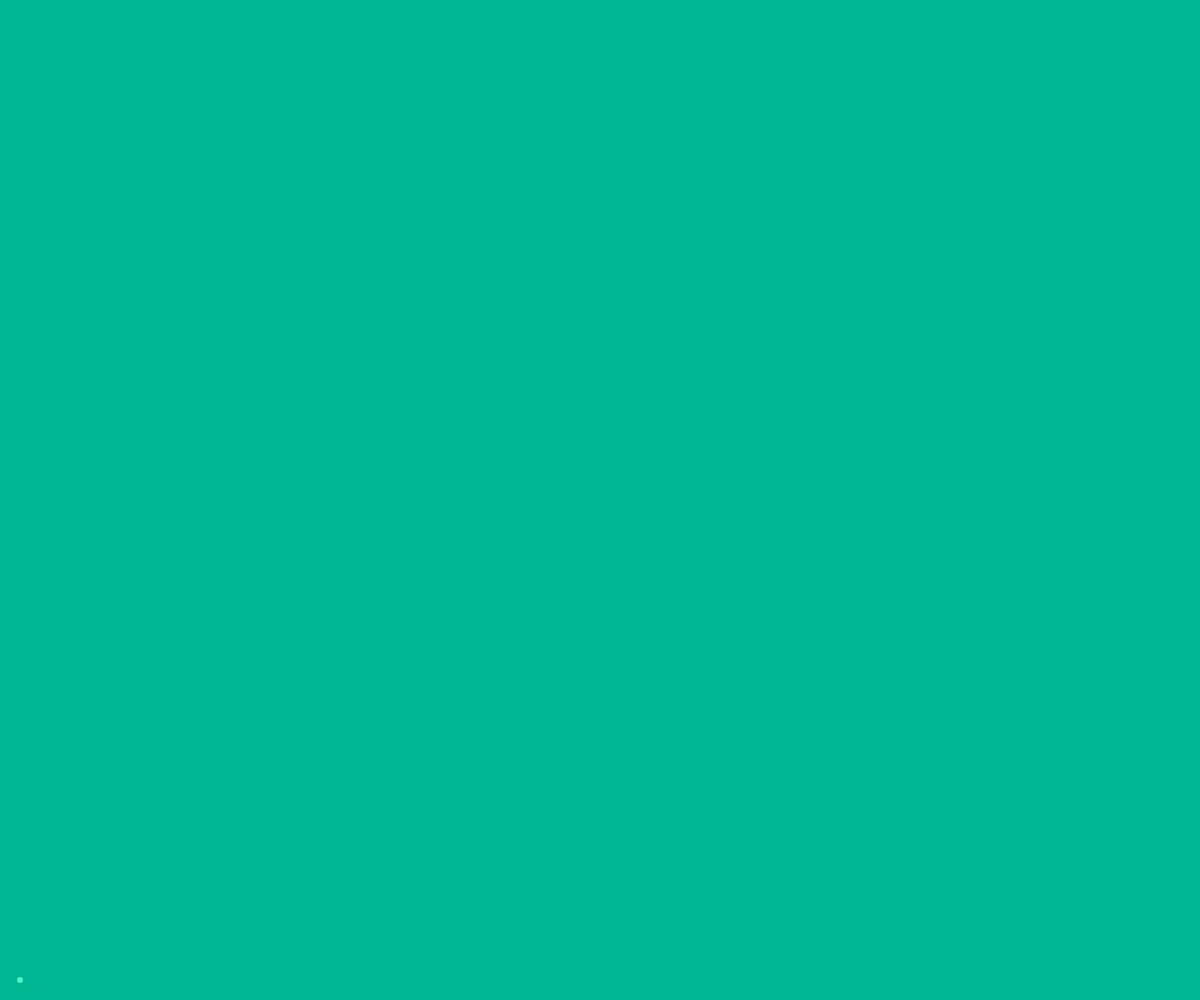
Frame 1 (no input)
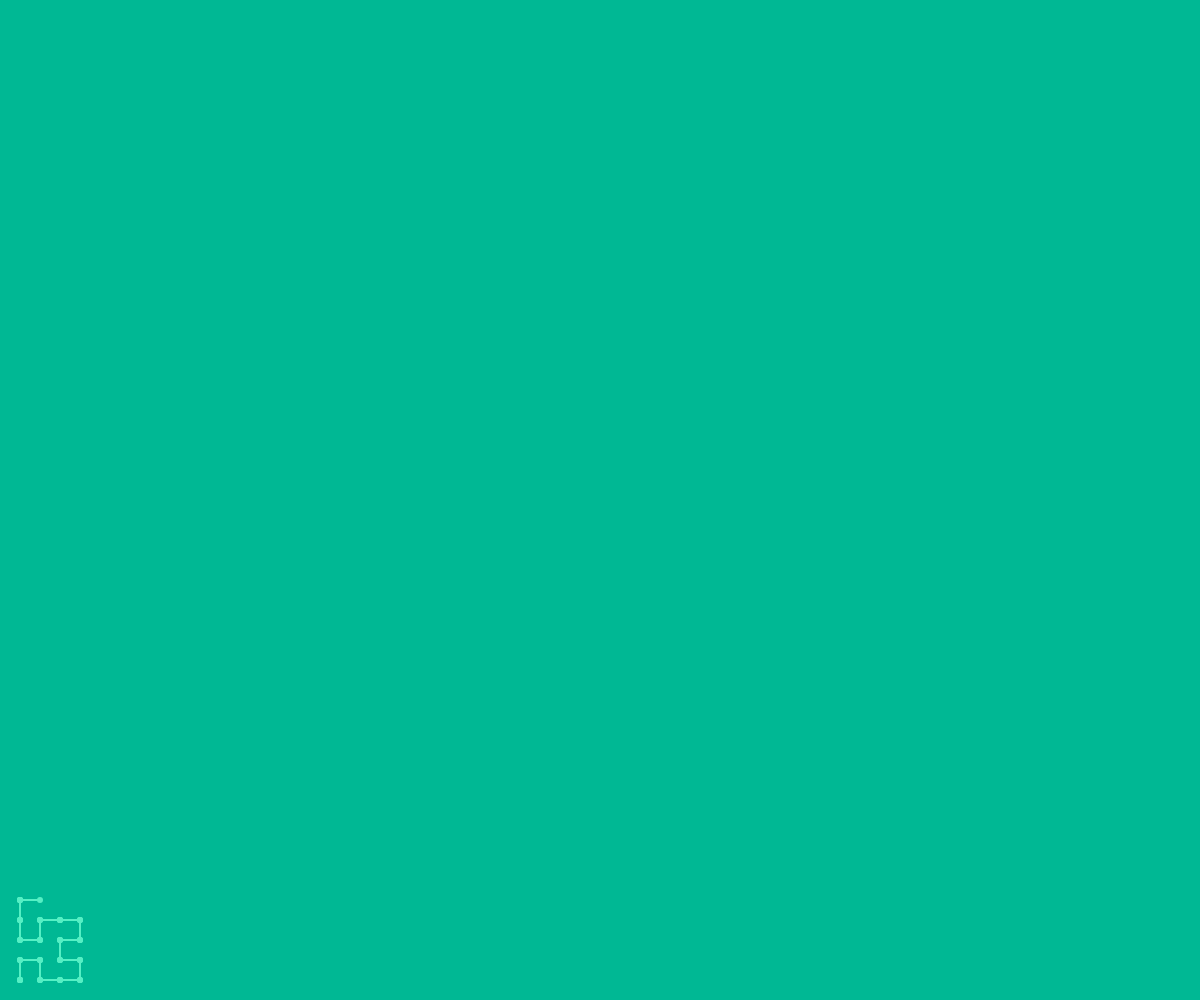
Frame 60 (no input)
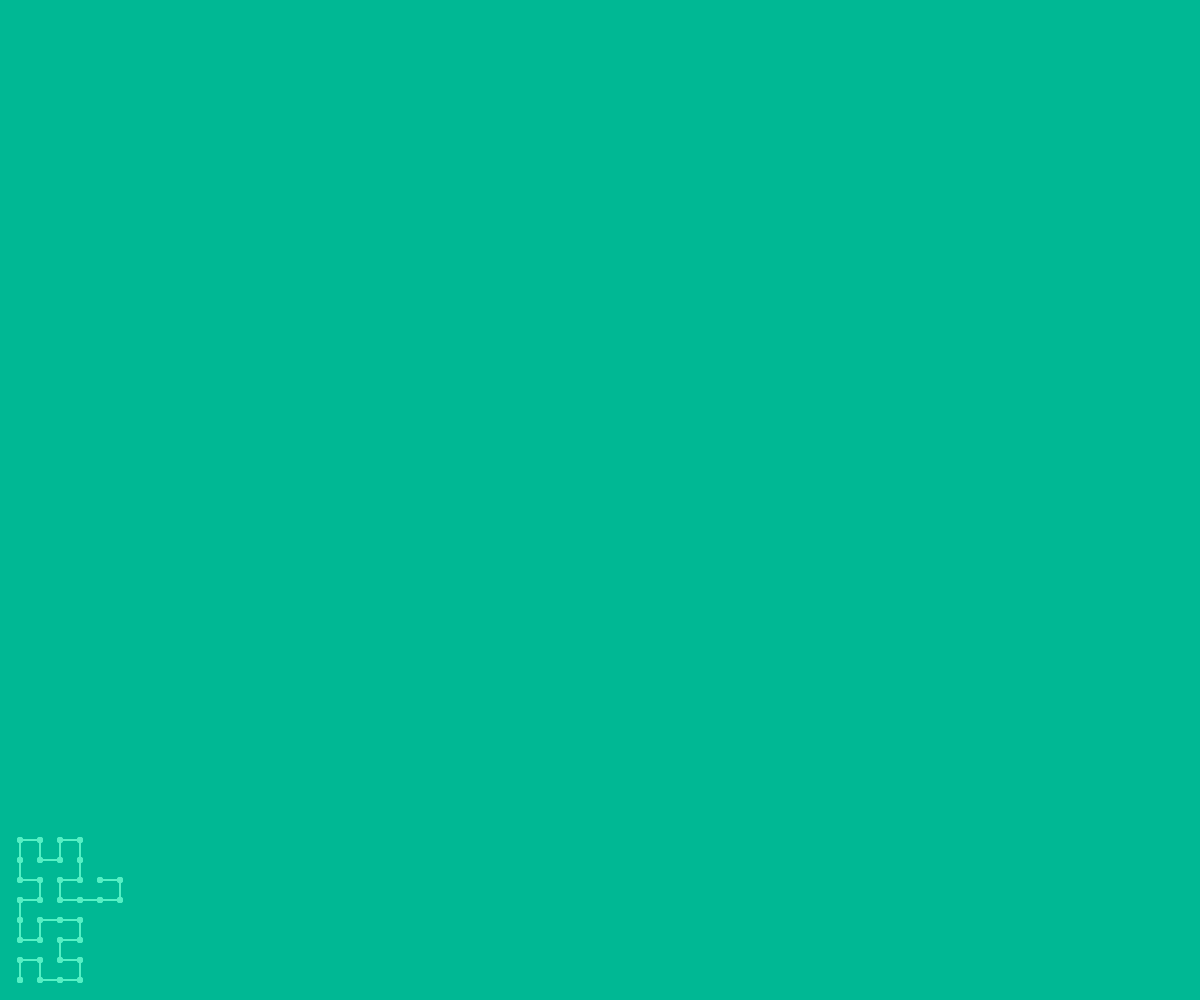
Frame 120 (the mouse pressed at the canvas centre since frame 60)

The p5.js sketch that drew these frames (run headless with seeded random() and noise() and a simulated clock; from frame 60 on, the mouse is pressed at the canvas centre):

// p5.js sketch
// ── sketch.js
// TURTLE STUFF:
let x, y; // the current position of the turtle
let currentangle = 0; // which way the turtle is pointing
let step = 20; // how much the turtle moves with each 'F'
let angle = 90; // how much the turtle turns with a '-' or '+'

// LINDENMAYER STUFF (L-SYSTEMS)
let thestring = 'A'; // "axiom" or start of the string
let numloops = 5; // how many iterations to pre-compute
let therules = []; // array for rules
therules[0] = ['A', '-BF+AFA+FB-']; // first rule
therules[1] = ['B', '+AF-BFB-FA+']; // second rule

let whereinstring = 0; // where in the L-system are we?

function setup() {
    createCanvas(windowWidth, windowHeight);
    background(0, 184, 148);
    stroke(85, 239, 196);
    strokeWeight(2);

    // start the x and y position at lower-left corner
    x = 20;
    y = height-20;

    // COMPUTE THE L-SYSTEM
    for (let i = 0; i < numloops; i++) {
        thestring = lindenmayer(thestring);
    }
}

function windowResized(){
    resizeCanvas(windowWidth, windowHeight);
}

function draw() {

    // draw the current character in the string:
    drawIt(thestring[whereinstring]);

    // increment the point for where we're reading the string.
    // wrap around at the end.
    whereinstring++;
    if (whereinstring > thestring.length-1) whereinstring = 0;

}

// interpret an L-system
function lindenmayer(s) {
    let outputstring = ''; // start a blank output string

    // iterate through 'therules' looking for symbol matches:
    for (let i = 0; i < s.length; i++) {
        let ismatch = 0; // by default, no match
        for (let j = 0; j < therules.length; j++) {
            if (s[i] == therules[j][0])  {
                outputstring += therules[j][1]; // write substitution
                ismatch = 1; // we have a match, so don't copy over symbol
                break; // get outta this for() loop
            }
        }
        // if nothing matches, just copy the symbol over.
        if (ismatch == 0) outputstring+= s[i];
    }

    return outputstring; // send out the modified string
}

// this is a custom function that draws turtle commands
function drawIt(k) {

    if (k=='F') { // draw forward
        // polar to cartesian based on step and currentangle:
        let x1 = x + step*cos(radians(currentangle));
        let y1 = y + step*sin(radians(currentangle));
        line(x, y, x1, y1); // connect the old and the new

        // update the turtle's position:
        x = x1;
        y = y1;
    } else if (k == '+') {
        currentangle += angle; // turn left
    } else if (k == '-') {
        currentangle -= angle; // turn right
    }

    // give me some random color values:
    let r = random(128, 255);
    let g = random(0, 192);
    let b = random(0, 50);
    let a = random(50, 100);

    // pick a gaussian (D&D) distribution for the radius:
    const radius = 4;

    // draw the stuff:
    fill(85, 239, 196);
    ellipse(x, y, radius, radius);
}
